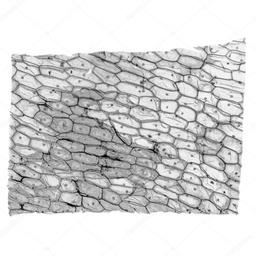
#> input picture iaa/TP5_ROUSSEL/onion.jpg, 256 x 256 px, shrunk from 1024 x 1024 before the run
$ python main_kmeans.py   (older library calls are emulated)
#> lines starting #> are read from the running program, lines starting #| are printed output that depends on the picture; long printed decimals are rounded
### iaa/TP5_ROUSSEL/kmeans.py
# author: Benjamin Chamand, Thomas Pelligrini

import shutil

import numpy as np

import math
import random


class KMeans(object):
    def __init__(self, n_clusters:int, max_iter:int, early_stopping:bool=False,
                 tol:float=1e-4, display:bool=False) -> None:
        self.n_clusters = n_clusters            # Nombre de clusters
        self.max_iter = max_iter                # Nombre d'itération
        self.early_stopping = early_stopping    # arrête l'apprentissage si
        self.tol = tol                          # seuil de tolérance entre 2 itérations
        self.display = display                  # affichage des données

        self.cluster_centers = None             # Coordonnées des centres de regroupement
                                                # (centre de gravité des classes)

    # [4 lines left out: function _compute_distance, not called in this run]

    def _distance_vec(self, vec1, vec2):
        """Retourne une matrice qui donne pour chaque point de vec1 la distance aux points de vec2
        """
        d = [None]*(len(vec2))
        for i in range(len(vec2)):
            d[i] = np.sum((vec1-vec2[i])**2, 1)
        return np.array(d).T


    def _compute_inertia(self, X:np.ndarray, y:np.ndarray) -> float:
        """Retourne la Sum of Squared Errors entre les points et le centre de leur
        cluster associe
        """
        inertia = 0
        d = self._distance_vec(X, self.cluster_centers)
        for i in range(len(X)):
            inertia += d[i, y[i]]
        return inertia


    def _update_centers(self, X:np.ndarray, y:np.ndarray) -> None:
        """Recalcule les coordonnées des centres des clusters
        """
        for i in range(self.n_clusters):
            cluster = [X[j] for j in range(len(X)) if y[j] == i]
            if(len(cluster) == 0):
                 print(self.n_clusters, "\n",X,"\n", y,"\n", i, "\n",self.cluster_centers)
            #print("Cluster : ", cluster)
            #print("Sum cluster : ",sum(cluster))
            self.cluster_centers[i] = sum(cluster)/len(cluster)

    def predict(self, X:np.ndarray) -> np.ndarray:
        """attribue un indice de cluster à chaque point de data

        X = données
        y = cluster associé à chaque donnée
        """
        d = self._distance_vec(X, self.cluster_centers)
        y = list(map(np.argmax, -d))
        return y

    def fit(self, X:np.ndarray) -> None:
        """Apprentissage des centroides
        """
        # Récupère le nombre de données
        n_data = X.shape[0]

        # Sauvegarde tous les calculs de la somme des distances euclidiennes pour l'affichage
        if self.display:
            shutil.rmtree('./img_training', ignore_errors=True)
            metric = []

        # 2 cas à traiter :
        #   - soit le nombre de clusters est supérieur ou égale au nombre de données
        #   - soit le nombre de clusters est inférieur au nombre de données
        if self.n_clusters >= n_data:
            # Initialisation des centroides : chacune des données est le centre d'un clusteur
            self.cluster_centers = np.zeros(self.n_clusters, X.shape[1])
            self.cluster_centers[:n_data] = X
        else:
            # Initialisation des centroides
            uniq = np.unique(X, axis=0)
            self.cluster_centers = []
            for i in range(self.n_clusters):
                j = random.randint(0, len(uniq))
                self.cluster_centers.append(uniq[j])
                uniq = np.delete(uniq, j, axis=0)
            # [6 lines of commented-out code are left out]
            stabilise = False

            # Exécution de l'algorithme sur plusieurs itérations
            for i in range(self.max_iter):
                # détermine le numéro du cluster pour chacune de nos données
                #print(self.cluster_centers)
                y = self.predict(X)

                # calcule de la somme des distances initialiser le paramètres
                # de la somme des distances
                if i == 0:
                    current_distance = self._compute_inertia(X, y)

                # mise à jour des centroides
                #print("\nUpdate centers")
                #print(self.cluster_centers)
                #print(y)
                self._update_centers(X, y)

                # mise à jour de la somme des distances
                old_distance = current_distance
                current_distance = self._compute_inertia(X, y)

                # stoppe l'algorithme si la somme des distances quadratiques entre
                # 2 itérations est inférieur au seuil de tolérance
                if self.early_stopping:
                    stabilise = abs(old_distance - current_distance) < self.tol
                    if stabilise:
                        break

    # [15 lines left out: function score, not called in this run]

# [11 lines that do not run on import are left out]

### iaa/TP5_ROUSSEL/main_kmeans.py
# author: Benjamin Chamand, Thomas Pelligrini

from kmeans import KMeans
import matplotlib.pyplot as plt
from scipy.misc import imread, imsave
import numpy as np

def load_dataset(path):
#> called with path = 'onion.jpg'
     im = imread(path)
#> im is the input picture: shape (256, 256, 3); min 0, max 255, mean 211.2
     im = np.array(im, dtype="float32")/255
     shape = im.shape
#> shape = (256, 256, 3)
     im = im.reshape((shape[0]*shape[1],shape[2]))
     return im, shape

def recolor(shape, y, colors):
    img = list(map(lambda x : colors[x], y))
    img = np.reshape(img, shape)
    return img

def mse3(X, Y):
    return sum((X-Y)**2)/len(X)

def mse(X, Y):
    return sum(mse3(X, Y))/3

def main():
    #filepath = "./data/self_test.csv"
    filepath = "onion.jpg"

    # chargement des données
    data, shape= load_dataset(filepath)
#> shape = (256, 256, 3)

    # initialisation de l'objet KMeans
    k = 3
    #for k in range(2, 7, 2):
    kmeans = KMeans(n_clusters=k,
                    max_iter=10,
                    early_stopping=True,
                    tol=1e-6,
                    display=False)

    # calcule les clusters
    kmeans.fit(data)
#> in fit, `uniq = np.unique(X, axis=0)`: uniq = 252 rows, first 8: [0, 0, 0], [0.00392, 0.00392, 0.00392], [0.00784, 0.00784, 0.00784], [0.0157, 0.0157, 0.0157], [0.0196, 0.0196, 0.0196], [0.0235, 0.0235, 0.0235], [0.0275, 0.0275, 0.0275], [0.0353, 0.0353, 0.0353]
#> the loop in fit, `for i in range(self.n_clusters):` made 3 passes
#> j on passes 1 to 3: 216, 98, 194
#> after the loop in fit, `for i in range(self.n_clusters):`: self.cluster_centers = [[0.863, 0.863, 0.863], [0.4, 0.4, 0.4], [0.78, 0.78, 0.78]]; uniq = 249 rows, first 8: [0, 0, 0], [0.00392, 0.00392, 0.00392], [0.00784, 0.00784, 0.00784], [0.0157, 0.0157, 0.0157], [0.0196, 0.0196, 0.0196], [0.0235, 0.0235, 0.0235], [0.0275, 0.0275, 0.0275], [0.0353, 0.0353, 0.0353]
#> the loop in fit, `for i in range(self.max_iter):` made 6 passes
#> (old_distance, stabilise) on passes 2 to 6: (836.9, False), (819.3, False), (817, False), (816.2, False), (815.6, True)
#> (old_distance, stabilise) on pass 1: (2501.1, False)

    prediction = kmeans.predict(data)
#> prediction = 65536 items
    #print(prediction)
    name = "%s_k%d.png" % (filepath, k)
    colors =  kmeans.cluster_centers #[[1,0,0],[0,1,0],[0,0,1]]
#> colors = [[0.972, 0.972, 0.972], [0.478, 0.478, 0.478], [0.721, 0.721, 0.721]]
    rimg = recolor(shape, prediction, colors)
#> in recolor, `img = list(map(lambda x : colors[x], y))`: img = 65536 items
#> in recolor, `img = np.reshape(img, shape)`:
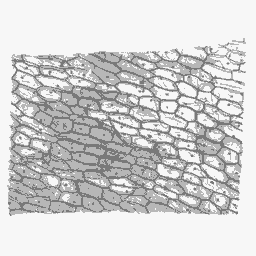
#> img: shape (256, 256, 3) float32; min 0.478, max 0.972, mean 0.828
    print("MSE : ", mse(data, np.reshape(rimg, data.shape)))
#| MSE :  0.004146
    imsave(name, rimg)
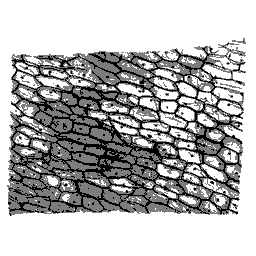
#> saved as onion.jpg_k3.png: PIL image 256x256 RGB; min 0, max 255, mean 180.8

    input("Press any key to exit...")


if __name__ == "__main__":
    main()
    #a,_ = load_dataset("iles.jpg")
    #b,_ = load_dataset("iles.jpg_k8.png")
    #print(mse(a,b))

$ run again, with iaa/TP5_ROUSSEL/iles.jpg copied over iaa/TP5_ROUSSEL/onion.jpg
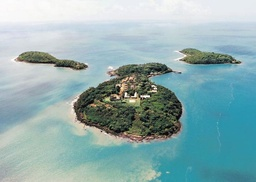
#> input picture iaa/TP5_ROUSSEL/iles.jpg, 256 x 182 px, shrunk from 960 x 683 before the run
#> in load_dataset, im is the input picture: shape (182, 256, 3); mean R, G, B 144.1, 174.6, 176.6
#> in main, `data, shape= load_dataset(filepath)`: shape = (182, 256, 3)
#> the loop in fit, `for i in range(self.n_clusters):` made 3 passes
#> j on passes 1 to 3: 12623, 13781, 1326
#> after the loop in fit, `for i in range(self.n_clusters):`: self.cluster_centers = [[0.6, 0.702, 0.698], [0.639, 0.753, 0.784], [0.184, 0.6, 0.651]]
#> the loop in fit, `for i in range(self.max_iter):` made 10 passes
#> old_distance on passes 2 to 9: 1903.6, 1747.5, 1721.1, 1715, 1711.4, 1708.2, 1705.1, 1702.2
#> prediction = 46592 items
#> colors = [[0.581, 0.711, 0.717], [0.849, 0.875, 0.888], [0.255, 0.456, 0.462]]
#> in recolor, `img = list(map(lambda x : colors[x], y))`: img = 46592 items
#> in recolor, `img = np.reshape(img, shape)`:
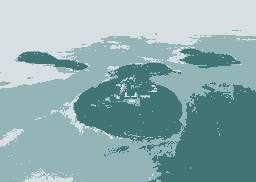
#> img: shape (182, 256, 3) float32; mean of channels 0, 1, 2 0.562, 0.683, 0.69; drawn as R, G, B
#| MSE :  0.01213
#> in main, `imsave(name, rimg)`:
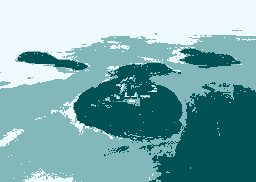
#> saved as onion.jpg_k3.png: PIL image 256x182 RGB; mean R, G, B 123.3, 172.3, 175.2
